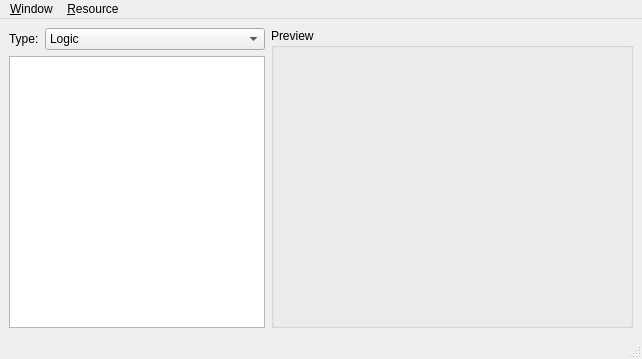
<?xml version="1.0" encoding="UTF-8"?>
<ui version="4.0">
 <class>Resources</class>
 <widget class="QMainWindow" name="Resources">
  <property name="geometry">
   <rect>
    <x>0</x>
    <y>0</y>
    <width>642</width>
    <height>359</height>
   </rect>
  </property>
  <property name="sizePolicy">
   <sizepolicy hsizetype="Fixed" vsizetype="Fixed">
    <horstretch>0</horstretch>
    <verstretch>0</verstretch>
   </sizepolicy>
  </property>
  <property name="windowTitle">
   <string>Resources</string>
  </property>
  <widget class="QWidget" name="centralwidget">
   <layout class="QHBoxLayout" name="horizontalLayout">
    <item>
     <layout class="QVBoxLayout" name="verticalLayout">
      <item>
       <layout class="QHBoxLayout" name="horizontalLayout_2">
        <item>
         <widget class="QLabel" name="label">
          <property name="sizePolicy">
           <sizepolicy hsizetype="Fixed" vsizetype="Preferred">
            <horstretch>0</horstretch>
            <verstretch>0</verstretch>
           </sizepolicy>
          </property>
          <property name="text">
           <string>Type:</string>
          </property>
         </widget>
        </item>
        <item>
         <widget class="QComboBox" name="comboBoxResourceType">
          <property name="sizePolicy">
           <sizepolicy hsizetype="Minimum" vsizetype="Fixed">
            <horstretch>0</horstretch>
            <verstretch>0</verstretch>
           </sizepolicy>
          </property>
          <item>
           <property name="text">
            <string>Logic</string>
           </property>
          </item>
          <item>
           <property name="text">
            <string>Picture</string>
           </property>
          </item>
          <item>
           <property name="text">
            <string>View</string>
           </property>
          </item>
          <item>
           <property name="text">
            <string>Sound</string>
           </property>
          </item>
         </widget>
        </item>
       </layout>
      </item>
      <item>
       <widget class="QListWidget" name="listWidgetResources">
        <property name="sizePolicy">
         <sizepolicy hsizetype="Minimum" vsizetype="Expanding">
          <horstretch>0</horstretch>
          <verstretch>0</verstretch>
         </sizepolicy>
        </property>
       </widget>
      </item>
     </layout>
    </item>
    <item>
     <widget class="QGroupBox" name="groupBoxPreview">
      <property name="sizePolicy">
       <sizepolicy hsizetype="MinimumExpanding" vsizetype="MinimumExpanding">
        <horstretch>0</horstretch>
        <verstretch>0</verstretch>
       </sizepolicy>
      </property>
      <property name="minimumSize">
       <size>
        <width>360</width>
        <height>300</height>
       </size>
      </property>
      <property name="title">
       <string>Preview</string>
      </property>
      <layout class="QHBoxLayout" name="horizontalLayout_3"/>
     </widget>
    </item>
   </layout>
  </widget>
  <widget class="QMenuBar" name="menubar">
   <property name="geometry">
    <rect>
     <x>0</x>
     <y>0</y>
     <width>642</width>
     <height>21</height>
    </rect>
   </property>
   <widget class="QMenu" name="menu_Window">
    <property name="title">
     <string>&amp;Window</string>
    </property>
    <addaction name="actionNew"/>
    <addaction name="separator"/>
    <addaction name="actionClose"/>
   </widget>
   <widget class="QMenu" name="menu_Resource">
    <property name="title">
     <string>&amp;Resource</string>
    </property>
    <addaction name="actionAdd"/>
    <addaction name="actionExtract"/>
    <addaction name="actionDelete"/>
    <addaction name="actionRenumber"/>
    <addaction name="actionImportBitmap"/>
    <addaction name="actionExtract_All"/>
   </widget>
   <addaction name="menu_Window"/>
   <addaction name="menu_Resource"/>
  </widget>
  <widget class="QStatusBar" name="statusbar"/>
  <action name="actionNew">
   <property name="text">
    <string>&amp;New</string>
   </property>
   <property name="shortcut">
    <string>Ctrl+N</string>
   </property>
  </action>
  <action name="actionClose">
   <property name="text">
    <string>&amp;Close</string>
   </property>
   <property name="shortcut">
    <string>Ctrl+F4</string>
   </property>
  </action>
  <action name="actionAdd">
   <property name="text">
    <string>&amp;Add...</string>
   </property>
  </action>
  <action name="actionExtract">
   <property name="text">
    <string>&amp;Extract...</string>
   </property>
  </action>
  <action name="actionDelete">
   <property name="text">
    <string>&amp;Delete</string>
   </property>
  </action>
  <action name="actionRenumber">
   <property name="text">
    <string>&amp;Renumber...</string>
   </property>
  </action>
  <action name="actionImportBitmap">
   <property name="enabled">
    <bool>false</bool>
   </property>
   <property name="text">
    <string>&amp;Import Bitmap...</string>
   </property>
  </action>
  <action name="actionExtract_All">
   <property name="text">
    <string>E&amp;xtract All</string>
   </property>
  </action>
 </widget>
 <resources/>
 <connections/>
</ui>
